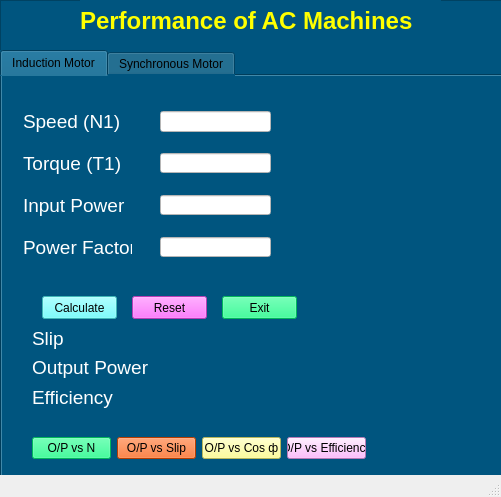
<?xml version="1.0" encoding="UTF-8"?>
<ui version="4.0">
 <class>MainWindow</class>
 <widget class="QMainWindow" name="MainWindow">
  <property name="geometry">
   <rect>
    <x>0</x>
    <y>0</y>
    <width>501</width>
    <height>497</height>
   </rect>
  </property>
  <property name="windowTitle">
   <string>MainWindow</string>
  </property>
  <widget class="QWidget" name="centralwidget">
   <widget class="QFrame" name="frame">
    <property name="geometry">
     <rect>
      <x>0</x>
      <y>0</y>
      <width>651</width>
      <height>591</height>
     </rect>
    </property>
    <property name="styleSheet">
     <string notr="true">background-color: rgb(0, 85, 127);</string>
    </property>
    <property name="frameShape">
     <enum>QFrame::StyledPanel</enum>
    </property>
    <property name="frameShadow">
     <enum>QFrame::Raised</enum>
    </property>
    <widget class="QTabWidget" name="tabWidget">
     <property name="geometry">
      <rect>
       <x>0</x>
       <y>50</y>
       <width>651</width>
       <height>511</height>
      </rect>
     </property>
     <property name="currentIndex">
      <number>0</number>
     </property>
     <widget class="QWidget" name="tab">
      <attribute name="title">
       <string>Induction Motor</string>
      </attribute>
      <widget class="QLabel" name="label_2">
       <property name="geometry">
        <rect>
         <x>21</x>
         <y>34</y>
         <width>96</width>
         <height>23</height>
        </rect>
       </property>
       <property name="font">
        <font>
         <pointsize>14</pointsize>
        </font>
       </property>
       <property name="styleSheet">
        <string notr="true">color: rgb(255, 255, 255);</string>
       </property>
       <property name="text">
        <string>Speed (N1)</string>
       </property>
      </widget>
      <widget class="QLabel" name="label_4">
       <property name="geometry">
        <rect>
         <x>21</x>
         <y>76</y>
         <width>101</width>
         <height>23</height>
        </rect>
       </property>
       <property name="font">
        <font>
         <pointsize>14</pointsize>
        </font>
       </property>
       <property name="styleSheet">
        <string notr="true">color: rgb(255, 255, 255);</string>
       </property>
       <property name="text">
        <string>Torque (T1)</string>
       </property>
      </widget>
      <widget class="QLabel" name="label_6">
       <property name="geometry">
        <rect>
         <x>21</x>
         <y>118</y>
         <width>103</width>
         <height>23</height>
        </rect>
       </property>
       <property name="font">
        <font>
         <pointsize>14</pointsize>
        </font>
       </property>
       <property name="styleSheet">
        <string notr="true">color: rgb(255, 255, 255);</string>
       </property>
       <property name="text">
        <string>Input Power</string>
       </property>
      </widget>
      <widget class="QLabel" name="label_12">
       <property name="geometry">
        <rect>
         <x>21</x>
         <y>160</y>
         <width>109</width>
         <height>23</height>
        </rect>
       </property>
       <property name="font">
        <font>
         <pointsize>14</pointsize>
        </font>
       </property>
       <property name="styleSheet">
        <string notr="true">color: rgb(255, 255, 255);</string>
       </property>
       <property name="text">
        <string>Power Factor</string>
       </property>
      </widget>
      <widget class="QLineEdit" name="IMSpeed">
       <property name="geometry">
        <rect>
         <x>158</x>
         <y>35</y>
         <width>111</width>
         <height>21</height>
        </rect>
       </property>
       <property name="font">
        <font>
         <weight>75</weight>
         <bold>true</bold>
        </font>
       </property>
       <property name="styleSheet">
        <string notr="true">background-color: rgb(255, 255, 255);</string>
       </property>
      </widget>
      <widget class="QLineEdit" name="IMTorque">
       <property name="geometry">
        <rect>
         <x>158</x>
         <y>77</y>
         <width>111</width>
         <height>20</height>
        </rect>
       </property>
       <property name="font">
        <font>
         <weight>75</weight>
         <bold>true</bold>
        </font>
       </property>
       <property name="styleSheet">
        <string notr="true">background-color: rgb(255, 255, 255);</string>
       </property>
      </widget>
      <widget class="QLineEdit" name="IMPower">
       <property name="geometry">
        <rect>
         <x>158</x>
         <y>119</y>
         <width>111</width>
         <height>20</height>
        </rect>
       </property>
       <property name="font">
        <font>
         <weight>75</weight>
         <bold>true</bold>
        </font>
       </property>
       <property name="styleSheet">
        <string notr="true">background-color: rgb(255, 255, 255);</string>
       </property>
      </widget>
      <widget class="QLineEdit" name="IMpf">
       <property name="geometry">
        <rect>
         <x>158</x>
         <y>161</y>
         <width>111</width>
         <height>20</height>
        </rect>
       </property>
       <property name="font">
        <font>
         <pointsize>8</pointsize>
         <weight>75</weight>
         <bold>true</bold>
        </font>
       </property>
       <property name="styleSheet">
        <string notr="true">background-color: rgb(255, 255, 255);</string>
       </property>
      </widget>
      <widget class="QPushButton" name="calculate">
       <property name="geometry">
        <rect>
         <x>40</x>
         <y>220</y>
         <width>75</width>
         <height>23</height>
        </rect>
       </property>
       <property name="styleSheet">
        <string notr="true">background-color: rgb(85, 255, 255);</string>
       </property>
       <property name="text">
        <string>Calculate</string>
       </property>
      </widget>
      <widget class="QPushButton" name="reset">
       <property name="geometry">
        <rect>
         <x>130</x>
         <y>220</y>
         <width>75</width>
         <height>23</height>
        </rect>
       </property>
       <property name="styleSheet">
        <string notr="true">background-color: rgb(255, 85, 255);</string>
       </property>
       <property name="text">
        <string>Reset</string>
       </property>
      </widget>
      <widget class="QPushButton" name="exit">
       <property name="geometry">
        <rect>
         <x>220</x>
         <y>220</y>
         <width>75</width>
         <height>23</height>
        </rect>
       </property>
       <property name="styleSheet">
        <string notr="true">background-color: rgb(0, 255, 127);</string>
       </property>
       <property name="text">
        <string>Exit</string>
       </property>
      </widget>
      <widget class="QWidget" name="layoutWidget">
       <property name="geometry">
        <rect>
         <x>30</x>
         <y>250</y>
         <width>311</width>
         <height>83</height>
        </rect>
       </property>
       <layout class="QGridLayout" name="gridLayout_3">
        <item row="0" column="0">
         <widget class="QLabel" name="label_8">
          <property name="font">
           <font>
            <pointsize>14</pointsize>
           </font>
          </property>
          <property name="styleSheet">
           <string notr="true">color: rgb(255, 255, 255);</string>
          </property>
          <property name="text">
           <string>Slip </string>
          </property>
         </widget>
        </item>
        <item row="0" column="1">
         <widget class="QLabel" name="label_3">
          <property name="font">
           <font>
            <pointsize>12</pointsize>
            <weight>75</weight>
            <bold>true</bold>
           </font>
          </property>
          <property name="styleSheet">
           <string notr="true">color: rgb(255, 255, 0);</string>
          </property>
          <property name="text">
           <string/>
          </property>
         </widget>
        </item>
        <item row="1" column="0">
         <widget class="QLabel" name="label_10">
          <property name="font">
           <font>
            <pointsize>14</pointsize>
           </font>
          </property>
          <property name="styleSheet">
           <string notr="true">color: rgb(255, 255, 255);</string>
          </property>
          <property name="text">
           <string>Output Power </string>
          </property>
         </widget>
        </item>
        <item row="1" column="1">
         <widget class="QLabel" name="label_5">
          <property name="font">
           <font>
            <pointsize>12</pointsize>
            <weight>75</weight>
            <bold>true</bold>
           </font>
          </property>
          <property name="styleSheet">
           <string notr="true">color: rgb(255, 255, 0);</string>
          </property>
          <property name="text">
           <string/>
          </property>
         </widget>
        </item>
        <item row="2" column="0">
         <widget class="QLabel" name="label_14">
          <property name="font">
           <font>
            <pointsize>14</pointsize>
           </font>
          </property>
          <property name="styleSheet">
           <string notr="true">color: rgb(255, 255, 255);</string>
          </property>
          <property name="text">
           <string>Efficiency </string>
          </property>
         </widget>
        </item>
        <item row="2" column="1">
         <widget class="QLabel" name="label_7">
          <property name="font">
           <font>
            <pointsize>12</pointsize>
            <weight>75</weight>
            <bold>true</bold>
           </font>
          </property>
          <property name="styleSheet">
           <string notr="true">color: rgb(255, 255, 0);</string>
          </property>
          <property name="text">
           <string/>
          </property>
         </widget>
        </item>
       </layout>
      </widget>
      <widget class="QWidget" name="layoutWidget">
       <property name="geometry">
        <rect>
         <x>30</x>
         <y>360</y>
         <width>334</width>
         <height>25</height>
        </rect>
       </property>
       <layout class="QGridLayout" name="gridLayout">
        <item row="0" column="0">
         <widget class="QPushButton" name="opvsSpeed">
          <property name="styleSheet">
           <string notr="true">background-color: rgb(255, 255, 127);
background-color: rgb(0, 255, 127);</string>
          </property>
          <property name="text">
           <string>O/P vs N</string>
          </property>
         </widget>
        </item>
        <item row="0" column="1">
         <widget class="QPushButton" name="opvsslip">
          <property name="styleSheet">
           <string notr="true">background-color: rgb(255, 255, 127);
background-color: rgb(255, 85, 0);</string>
          </property>
          <property name="text">
           <string>O/P vs Slip</string>
          </property>
         </widget>
        </item>
        <item row="0" column="2">
         <widget class="QPushButton" name="opvspf">
          <property name="styleSheet">
           <string notr="true">background-color: rgb(255, 255, 127);</string>
          </property>
          <property name="text">
           <string>O/P vs Cos ф</string>
          </property>
         </widget>
        </item>
        <item row="0" column="3">
         <widget class="QPushButton" name="opvseff">
          <property name="styleSheet">
           <string notr="true">background-color: rgb(255, 255, 127);
background-color: rgb(255, 170, 255);</string>
          </property>
          <property name="text">
           <string>O/P vs Efficiency</string>
          </property>
         </widget>
        </item>
       </layout>
      </widget>
     </widget>
     <widget class="QWidget" name="tab_2">
      <attribute name="title">
       <string>Synchronous Motor</string>
      </attribute>
      <widget class="QPushButton" name="SMReset">
       <property name="geometry">
        <rect>
         <x>130</x>
         <y>230</y>
         <width>75</width>
         <height>23</height>
        </rect>
       </property>
       <property name="styleSheet">
        <string notr="true">background-color: rgb(255, 85, 255);</string>
       </property>
       <property name="text">
        <string>Reset</string>
       </property>
      </widget>
      <widget class="QPushButton" name="SMExit">
       <property name="geometry">
        <rect>
         <x>220</x>
         <y>230</y>
         <width>75</width>
         <height>23</height>
        </rect>
       </property>
       <property name="styleSheet">
        <string notr="true">background-color: rgb(0, 255, 127);</string>
       </property>
       <property name="text">
        <string>Exit</string>
       </property>
      </widget>
      <widget class="QLabel" name="label_22">
       <property name="geometry">
        <rect>
         <x>21</x>
         <y>44</y>
         <width>96</width>
         <height>23</height>
        </rect>
       </property>
       <property name="font">
        <font>
         <pointsize>14</pointsize>
        </font>
       </property>
       <property name="styleSheet">
        <string notr="true">color: rgb(255, 255, 255);</string>
       </property>
       <property name="text">
        <string>Torrue (T1)</string>
       </property>
      </widget>
      <widget class="QLineEdit" name="SMTorque">
       <property name="geometry">
        <rect>
         <x>158</x>
         <y>45</y>
         <width>111</width>
         <height>21</height>
        </rect>
       </property>
       <property name="font">
        <font>
         <weight>75</weight>
         <bold>true</bold>
        </font>
       </property>
       <property name="styleSheet">
        <string notr="true">background-color: rgb(255, 255, 255);</string>
       </property>
      </widget>
      <widget class="QLineEdit" name="SMPower">
       <property name="geometry">
        <rect>
         <x>158</x>
         <y>171</y>
         <width>111</width>
         <height>20</height>
        </rect>
       </property>
       <property name="font">
        <font>
         <pointsize>8</pointsize>
         <weight>75</weight>
         <bold>true</bold>
        </font>
       </property>
       <property name="styleSheet">
        <string notr="true">background-color: rgb(255, 255, 255);</string>
       </property>
      </widget>
      <widget class="QLabel" name="label_23">
       <property name="geometry">
        <rect>
         <x>21</x>
         <y>86</y>
         <width>101</width>
         <height>23</height>
        </rect>
       </property>
       <property name="font">
        <font>
         <pointsize>14</pointsize>
        </font>
       </property>
       <property name="styleSheet">
        <string notr="true">color: rgb(255, 255, 255);</string>
       </property>
       <property name="text">
        <string>Speed (N1)</string>
       </property>
      </widget>
      <widget class="QLineEdit" name="SMLineCurrent">
       <property name="geometry">
        <rect>
         <x>158</x>
         <y>129</y>
         <width>111</width>
         <height>20</height>
        </rect>
       </property>
       <property name="font">
        <font>
         <weight>75</weight>
         <bold>true</bold>
        </font>
       </property>
       <property name="styleSheet">
        <string notr="true">background-color: rgb(255, 255, 255);</string>
       </property>
      </widget>
      <widget class="QLabel" name="label_24">
       <property name="geometry">
        <rect>
         <x>21</x>
         <y>128</y>
         <width>103</width>
         <height>23</height>
        </rect>
       </property>
       <property name="font">
        <font>
         <pointsize>14</pointsize>
        </font>
       </property>
       <property name="styleSheet">
        <string notr="true">color: rgb(255, 255, 255);</string>
       </property>
       <property name="text">
        <string>Line Current</string>
       </property>
      </widget>
      <widget class="QLabel" name="label_25">
       <property name="geometry">
        <rect>
         <x>21</x>
         <y>170</y>
         <width>109</width>
         <height>23</height>
        </rect>
       </property>
       <property name="font">
        <font>
         <pointsize>14</pointsize>
        </font>
       </property>
       <property name="styleSheet">
        <string notr="true">color: rgb(255, 255, 255);</string>
       </property>
       <property name="text">
        <string>Input Power</string>
       </property>
      </widget>
      <widget class="QPushButton" name="SMCalculate">
       <property name="geometry">
        <rect>
         <x>40</x>
         <y>230</y>
         <width>75</width>
         <height>23</height>
        </rect>
       </property>
       <property name="styleSheet">
        <string notr="true">background-color: rgb(85, 255, 255);</string>
       </property>
       <property name="text">
        <string>Calculate</string>
       </property>
      </widget>
      <widget class="QLineEdit" name="SMSpeed">
       <property name="geometry">
        <rect>
         <x>158</x>
         <y>87</y>
         <width>111</width>
         <height>20</height>
        </rect>
       </property>
       <property name="font">
        <font>
         <weight>75</weight>
         <bold>true</bold>
        </font>
       </property>
       <property name="styleSheet">
        <string notr="true">background-color: rgb(255, 255, 255);</string>
       </property>
      </widget>
      <widget class="QPushButton" name="SMPLot">
       <property name="geometry">
        <rect>
         <x>110</x>
         <y>360</y>
         <width>141</width>
         <height>23</height>
        </rect>
       </property>
       <property name="font">
        <font>
         <weight>75</weight>
         <bold>true</bold>
        </font>
       </property>
       <property name="styleSheet">
        <string notr="true">background-color: rgb(255, 255, 127);</string>
       </property>
       <property name="text">
        <string>Line Current vs Cos ф</string>
       </property>
      </widget>
      <widget class="QWidget" name="layoutWidget_2">
       <property name="geometry">
        <rect>
         <x>30</x>
         <y>260</y>
         <width>311</width>
         <height>83</height>
        </rect>
       </property>
       <layout class="QGridLayout" name="gridLayout_4">
        <item row="0" column="0">
         <widget class="QLabel" name="label_26">
          <property name="font">
           <font>
            <pointsize>14</pointsize>
           </font>
          </property>
          <property name="styleSheet">
           <string notr="true">color: rgb(255, 255, 255);</string>
          </property>
          <property name="text">
           <string>Power Factor</string>
          </property>
         </widget>
        </item>
        <item row="0" column="1">
         <widget class="QLabel" name="label_27">
          <property name="font">
           <font>
            <pointsize>12</pointsize>
            <weight>75</weight>
            <bold>true</bold>
           </font>
          </property>
          <property name="styleSheet">
           <string notr="true">color: rgb(255, 255, 0);</string>
          </property>
          <property name="text">
           <string/>
          </property>
         </widget>
        </item>
        <item row="1" column="0">
         <widget class="QLabel" name="label_28">
          <property name="font">
           <font>
            <pointsize>14</pointsize>
           </font>
          </property>
          <property name="styleSheet">
           <string notr="true">color: rgb(255, 255, 255);</string>
          </property>
          <property name="text">
           <string>Output Power </string>
          </property>
         </widget>
        </item>
        <item row="1" column="1">
         <widget class="QLabel" name="label_29">
          <property name="font">
           <font>
            <pointsize>12</pointsize>
            <weight>75</weight>
            <bold>true</bold>
           </font>
          </property>
          <property name="styleSheet">
           <string notr="true">color: rgb(255, 255, 0);</string>
          </property>
          <property name="text">
           <string/>
          </property>
         </widget>
        </item>
        <item row="2" column="0">
         <widget class="QLabel" name="label_30">
          <property name="font">
           <font>
            <pointsize>14</pointsize>
           </font>
          </property>
          <property name="styleSheet">
           <string notr="true">color: rgb(255, 255, 255);</string>
          </property>
          <property name="text">
           <string>Efficiency </string>
          </property>
         </widget>
        </item>
        <item row="2" column="1">
         <widget class="QLabel" name="label_31">
          <property name="font">
           <font>
            <pointsize>12</pointsize>
            <weight>75</weight>
            <bold>true</bold>
           </font>
          </property>
          <property name="styleSheet">
           <string notr="true">color: rgb(255, 255, 0);</string>
          </property>
          <property name="text">
           <string/>
          </property>
         </widget>
        </item>
       </layout>
      </widget>
     </widget>
    </widget>
    <widget class="QLabel" name="label">
     <property name="geometry">
      <rect>
       <x>80</x>
       <y>0</y>
       <width>361</width>
       <height>41</height>
      </rect>
     </property>
     <property name="font">
      <font>
       <pointsize>18</pointsize>
       <weight>75</weight>
       <bold>true</bold>
      </font>
     </property>
     <property name="styleSheet">
      <string notr="true">color: rgb(255, 255, 0);</string>
     </property>
     <property name="text">
      <string>Performance of AC Machines</string>
     </property>
    </widget>
   </widget>
  </widget>
  <widget class="QStatusBar" name="statusbar"/>
 </widget>
 <tabstops>
  <tabstop>IMSpeed</tabstop>
  <tabstop>IMTorque</tabstop>
  <tabstop>IMPower</tabstop>
  <tabstop>IMpf</tabstop>
  <tabstop>calculate</tabstop>
  <tabstop>reset</tabstop>
  <tabstop>exit</tabstop>
  <tabstop>opvsSpeed</tabstop>
  <tabstop>opvsslip</tabstop>
  <tabstop>opvspf</tabstop>
  <tabstop>opvseff</tabstop>
  <tabstop>SMTorque</tabstop>
  <tabstop>SMSpeed</tabstop>
  <tabstop>SMLineCurrent</tabstop>
  <tabstop>SMPower</tabstop>
  <tabstop>SMCalculate</tabstop>
  <tabstop>SMReset</tabstop>
  <tabstop>SMExit</tabstop>
  <tabstop>SMPLot</tabstop>
  <tabstop>tabWidget</tabstop>
 </tabstops>
 <resources/>
 <connections/>
</ui>
